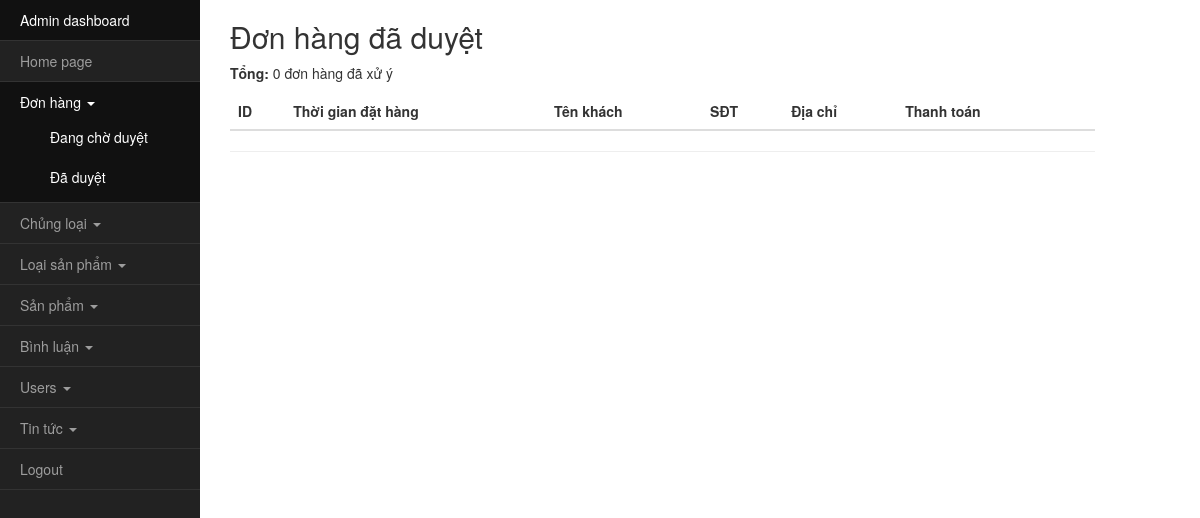
/admin/index.php?a=donhang-xem (signed in), run on an earlier commit of the app's database.
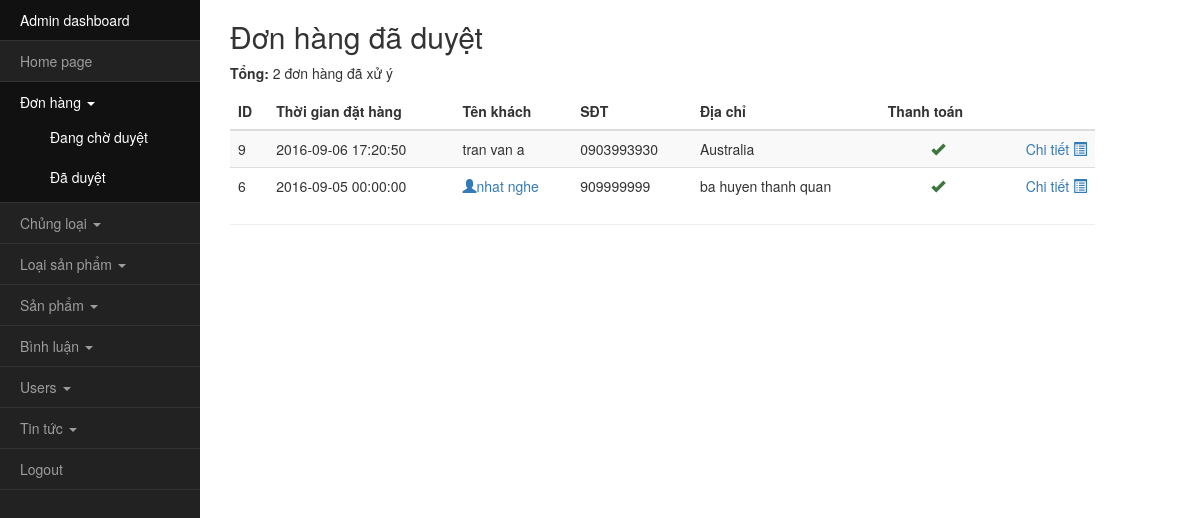
And on a later commit of the database.
### tables this page shows
CREATE TABLE `donhang` (
  `idDH` int(4) NOT NULL,
  `idUser` int(4) NOT NULL DEFAULT '0',
  `ThoiDiemDatHang` datetime NOT NULL DEFAULT '0000-00-00 00:00:00',
  `TenNguoiNhan` varchar(100) NOT NULL DEFAULT '',
  `DTNguoiNhan` varchar(100) DEFAULT NULL,
  `DiaChi` varchar(255) NOT NULL,
  `TongTien` int(11) NOT NULL,
  `idPTTT` varchar(20) NOT NULL,
  `idPTGH` varchar(20) NOT NULL,
  `Tax` int(11) NOT NULL,
  `Shipping` int(11) NOT NULL DEFAULT '0',
  `DaXuLy` tinyint(1) NOT NULL DEFAULT '0',
  `GhiChu` varchar(255) NOT NULL DEFAULT '',
  `DaTraTien` tinyint(1) NOT NULL DEFAULT '0'
);

### classDB.php (called while the page is built, shortened)
<?php session_start(); ob_start(); define("CHECK", 1);
class db{
    function __construct(){
        $this->db = new mysqli('localhost', 'root', '', 'tm');
    }
}

### admin/classquantri.php (called while the page is built, shortened)
<?php require_once("../classSP.php");
class quantri extends sp{
    public function laydsdonhang($daxuly, &$totalrows, $current_page=1, $per_page=10){
        $sql = "SELECT count(idDH) FROM donhang WHERE DaXuLy=$daxuly";
        if(!$result = $this->db->query($sql)) die("Loi ket noi");
        $row = $result->fetch_row();
        $totalrows = $row[0];
        $start = ($current_page-1)*$per_page;
        $sql = "SELECT idDH, idUser, ThoiDiemDatHang, TenNguoiNhan, DTNguoiNhan, DiaChi, DaTraTien FROM donhang WHERE DaXuLy=$daxuly ORDER BY idDH DESC LIMIT $start, $per_page";
        if(!$result = $this->db->query($sql)) die("Loi ket noi");
        $data = array();
        while($row = $result->fetch_assoc()){
            $data[] = $row;
        }
        return $data;
    }
}

### admin/donhang/xem.php (the view, shortened to what this page needs)
<?php
$dsdonhang = $qt->laydsdonhang(1, $totalrows, $current_page, $per_page);
?>
<h2 class="">Đơn hàng đã duyệt</h2>
<p><b>Tổng:</b> <?php echo $totalrows;?> đơn hàng đã xử ý</p>
<table class="table table-striped">
    <thead>
        <tr>
            <th>ID</th>
            <th>Thời gian đặt hàng</th>
            <th>Tên khách</th>
            <th>SĐT</th>
            <th>Địa chỉ</th>
            <th>Thanh toán</th>
            <th></th>
        </tr>
    </thead>
    <tbody id="dsbinhluan">
    <?php foreach($dsdonhang as $donhang){ ?>
        <tr>
            <td><?php echo $donhang['idDH'];?></td>
            <td><?php echo $donhang['ThoiDiemDatHang'];?></td>
            <td><?php if($donhang['idUser'] >0) echo " <a href='index.php?a=user' class='text-primary'><i class='glyphicon glyphicon-user'></i>{$donhang['TenNguoiNhan']}</a>"; else echo $donhang['TenNguoiNhan']; ?></td>
            <td><?php echo $donhang['DTNguoiNhan'];?></td>
            <td><?php echo $donhang['DiaChi'];?></td>
            <td class="text-center"><?php if($donhang['DaTraTien']== 0) echo "<i class='glyphicon glyphicon-remove text-danger'></i>"; else echo "<i class='glyphicon glyphicon-ok text-success' style='opacity:1'></i>";?></td>
            <td class="text-right"><a href="index.php?a=donhang-chitiet&idDH=<?php echo $donhang['idDH'];?>" class='text-primary'>Chi tiết <i class='glyphicon glyphicon-list-alt'></i></a></td>
        </tr>
    <?php }?>
    </tbody>
</table>

### admin/index.php (shortened to what this page needs)
<?php require_once("classquantri.php");
$qt = new quantri();
$a = 'home';
if(isset($_GET['a'])) $a = $_GET['a'];
?>
<!DOCTYPE html>
<html>
<head>
<link rel="stylesheet" href="../css/bootstrap.css">
<link rel="stylesheet" href="../css/style.css">
</head>
<body>
<div>
    <div class="row" style="margin:0;">
        <nav class="col-md-2" id="sidebar" style="padding:0;">
            <?php include("nav.php");?>
        </nav>
        <div class="col-md-9 content" id="content">
            <div style="padding-left:25px">
            <?php
            $arr = explode('-', $a);
            if(count($arr)==2) require_once("{$arr[0]}/{$arr[1]}.php");
            else echo "<h2>Chào {$_SESSION['user_hoten']}!</h2>";
            ?>
            <hr/>
            </div>
        </div>
    </div>
</div>
</body>
</html>

### admin/nav.php (shortened to what this page needs)
<?php
if(isset($_GET['a'])) {$array = explode('-', $_GET['a']); $action=$array[0];}
?>
<ul id="menu-qt" style="">
    <li <?php if(!isset($_GET['a']) )echo " class= 'active'"; ?>><a href="#" onclick="return false;">Admin dashboard</a></li>
    <li><a href="../index.php">Home page</a></li>
    <li class="<?php if(isset($_GET['a']) && $action == 'donhang') echo 'active'; ?>">
        <a href="#">Đơn hàng <span class="caret"></span></a>
        <ul class="">
            <li class=""><a href="index.php?a=donhang-duyet">Đang chờ duyệt</a></li>
            <li><a href="index.php?a=donhang-xem">Đã duyệt</a></li>
        </ul>
    </li>
    <li class="<?php if(isset($_GET['a']) && $action == 'chungloai') echo 'active'; ?>">
        <a href="#">Chủng loại <span class="caret"></span></a>
    </li>
    <li class="<?php if(isset($_GET['a']) && $action == 'loaisp') echo 'active'; ?>">
        <a href="#">Loại sản phẩm <span class="caret"></span></a>
    </li>
    <li class="<?php if(isset($_GET['a']) && $action == 'sanpham') echo 'active'; ?>">
        <a href="#">Sản phẩm <span class="caret"></span></a>
    </li>
    <li class="<?php if(isset($_GET['a']) && $action == 'binhluan') echo 'active'; ?>">
        <a href="#">Bình luận <span class="caret"></span></a>
    </li>
    <li class="<?php if(isset($_GET['a']) && $action == 'user') echo 'active'; ?>">
        <a href="#">Users <span class="caret"></span></a>
    </li>
    <li>
        <a href="#">Tin tức <span class="caret"></span></a>
    </li>
    <li><a href="../process.php?action=thoat">Logout</a></li>
</ul>

### css/style.css (style rules this page uses)
html, body { height: 100%; }
.row { margin-bottom: 10px; }
hr { margin: 10px 0; }
.glyphicon-ok { opacity:0; transition: opacity 400ms ease-in-out; }
#menu-qt { background: #222; color:#9d9d9d; list-style: none; padding: 0; heighT:100%; }
#menu-qt > li { border-bottom: 1px solid #333; }
#menu-qt > li ul { padding-left: 25px; display:none; }
#menu-qt li { display: block; padding: 5px; }
#menu-qt a { color: #9d9d9d; display: block; padding: 5px; padding-left:15px; }
#menu-qt .active { background: #111; }
#menu-qt .active a { color: white; }

What changed in the data, as far as the page shows it:
added donhang: idDH "9", ThoiDiemDatHang "2016-09-06 17:20:50", TenNguoiNhan "tran van a", DTNguoiNhan "0903993930", DiaChi "Australia", DaTraTien 1 (drawn)
added donhang: idDH "6", ThoiDiemDatHang "2016-09-05 00:00:00", TenNguoiNhan "nhat nghe", DTNguoiNhan "909999999", DiaChi "ba huyen thanh quan", DaTraTien 1 (drawn)
Also different on the page:
$totalrows: "0" → "2"
